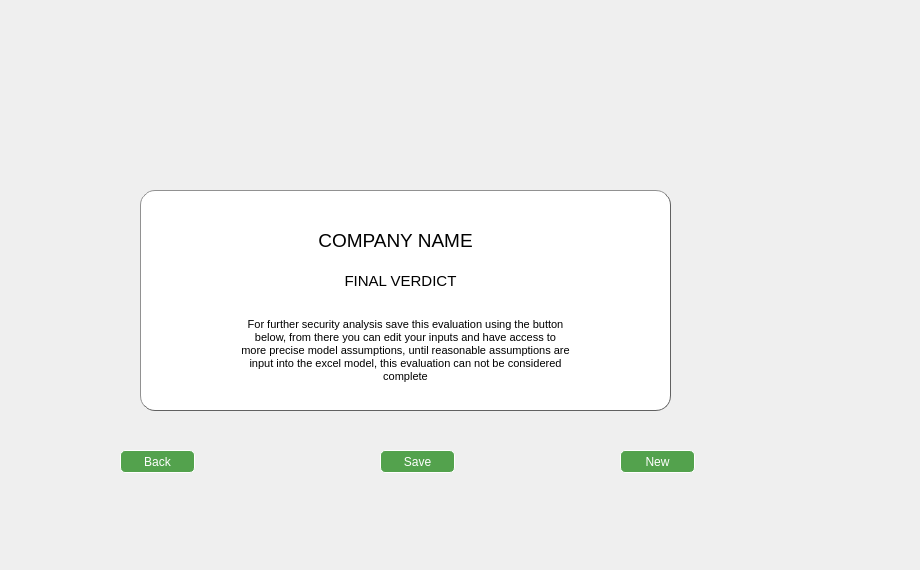
    <widget class="QWidget" name="summary_page">
     <widget class="QLabel" name="bg_img_2">
      <property name="geometry">
       <rect>
        <x>-10</x>
        <y>0</y>
        <width>911</width>
        <height>561</height>
       </rect>
      </property>
      <property name="text">
       <string/>
      </property>
      <property name="pixmap">
       <pixmap>../imgs/bg_img.png</pixmap>
      </property>
      <property name="scaledContents">
       <bool>true</bool>
      </property>
     </widget>
     <widget class="QPushButton" name="back_button_2">
      <property name="geometry">
       <rect>
        <x>120</x>
        <y>450</y>
        <width>75</width>
        <height>23</height>
       </rect>
      </property>
      <property name="focusPolicy">
       <enum>Qt::ClickFocus</enum>
      </property>
      <property name="statusTip">
       <string>Last Page</string>
      </property>
      <property name="styleSheet">
       <string notr="true">background-color: rgb(83, 162, 77);
selection-background-color: rgb(255, 255, 255);
border-style: outset;
border-color: rgb(255, 255, 255);
border-width: 1px;
border-radius: 5px;
color: rgb(255, 255, 255);
</string>
      </property>
      <property name="text">
       <string>Back</string>
      </property>
      <property name="shortcut">
       <string>Left</string>
      </property>
      <property name="checkable">
       <bool>false</bool>
      </property>
     </widget>
     <widget class="QPushButton" name="new_button">
      <property name="geometry">
       <rect>
        <x>620</x>
        <y>450</y>
        <width>75</width>
        <height>23</height>
       </rect>
      </property>
      <property name="focusPolicy">
       <enum>Qt::ClickFocus</enum>
      </property>
      <property name="statusTip">
       <string>Next Page</string>
      </property>
      <property name="styleSheet">
       <string notr="true">background-color: rgb(83, 162, 77);
selection-background-color: rgb(255, 255, 255);
border-style: outset;
border-color: rgb(255, 255, 255);
border-width: 1px;
border-radius: 5px;
color: rgb(255, 255, 255);
</string>
      </property>
      <property name="text">
       <string>New</string>
      </property>
      <property name="shortcut">
       <string>Right</string>
      </property>
      <property name="checkable">
       <bool>false</bool>
      </property>
     </widget>
     <widget class="QPushButton" name="save_button">
      <property name="geometry">
       <rect>
        <x>380</x>
        <y>450</y>
        <width>75</width>
        <height>23</height>
       </rect>
      </property>
      <property name="focusPolicy">
       <enum>Qt::ClickFocus</enum>
      </property>
      <property name="statusTip">
       <string>Export to Excel</string>
      </property>
      <property name="styleSheet">
       <string notr="true">background-color: rgb(83, 162, 77);
selection-background-color: rgb(255, 255, 255);
border-style: outset;
border-color: rgb(255, 255, 255);
border-width: 1px;
border-radius: 5px;
color: rgb(255, 255, 255);
</string>
      </property>
      <property name="text">
       <string>Save</string>
      </property>
      <property name="shortcut">
       <string>Return</string>
      </property>
      <property name="checkable">
       <bool>false</bool>
      </property>
     </widget>
     <widget class="QFrame" name="eval_frame">
      <property name="geometry">
       <rect>
        <x>140</x>
        <y>190</y>
        <width>531</width>
        <height>221</height>
       </rect>
      </property>
      <property name="statusTip">
       <string>Evaluation Summary</string>
      </property>
      <property name="styleSheet">
       <string notr="true">background-color: rgb(255, 255, 255);
border-style: outset;
border-radius: 15px;
border-width:1px;
border-color:rgb(97, 97, 97);
</string>
      </property>
      <property name="frameShape">
       <enum>QFrame::StyledPanel</enum>
      </property>
      <property name="frameShadow">
       <enum>QFrame::Raised</enum>
      </property>
      <widget class="QLabel" name="company_name_label_2">
       <property name="geometry">
        <rect>
         <x>140</x>
         <y>20</y>
         <width>231</width>
         <height>61</height>
        </rect>
       </property>
       <property name="font">
        <font>
         <family>Segoe UI</family>
         <pointsize>14</pointsize>
        </font>
       </property>
       <property name="statusTip">
        <string>Company Name</string>
       </property>
       <property name="styleSheet">
        <string notr="true">border-style: flat;</string>
       </property>
       <property name="text">
        <string>COMPANY NAME</string>
       </property>
       <property name="alignment">
        <set>Qt::AlignCenter</set>
       </property>
      </widget>
      <widget class="QLabel" name="final_verdict_label">
       <property name="geometry">
        <rect>
         <x>60</x>
         <y>60</y>
         <width>401</width>
         <height>61</height>
        </rect>
       </property>
       <property name="font">
        <font>
         <family>Segoe UI</family>
         <pointsize>11</pointsize>
        </font>
       </property>
       <property name="statusTip">
        <string>Final Verdict</string>
       </property>
       <property name="styleSheet">
        <string notr="true">border-style: flat;</string>
       </property>
       <property name="text">
        <string>FINAL VERDICT</string>
       </property>
       <property name="alignment">
        <set>Qt::AlignCenter</set>
       </property>
      </widget>
      <widget class="QLabel" name="disclaim_label">
       <property name="geometry">
        <rect>
         <x>100</x>
         <y>120</y>
         <width>331</width>
         <height>81</height>
        </rect>
       </property>
       <property name="font">
        <font>
         <family>Segoe UI</family>
         <pointsize>8</pointsize>
        </font>
       </property>
       <property name="statusTip">
        <string>Next Steps</string>
       </property>
       <property name="styleSheet">
        <string notr="true">border-style: flat;</string>
       </property>
       <property name="text">
        <string>For further security analysis save this evaluation using the button below, from there you can edit your inputs and have access to more precise model assumptions, until reasonable assumptions are input into the excel model, this evaluation can not be considered complete</string>
       </property>
       <property name="alignment">
        <set>Qt::AlignCenter</set>
       </property>
       <property name="wordWrap">
        <bool>true</bool>
       </property>
      </widget>
     </widget>
    </widget>
